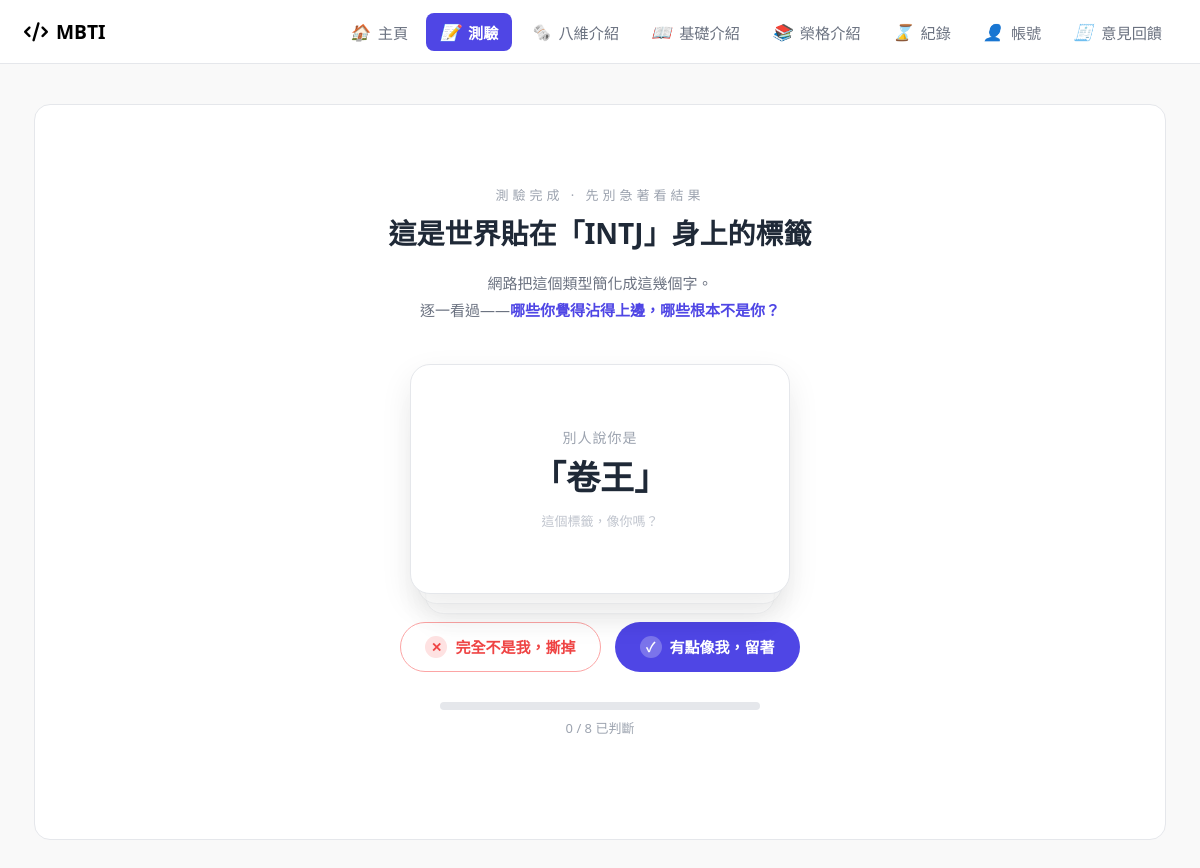
The page /assessment_result.php?assessment_id=6 (signed in) on the database its author committed.
### tables this page shows
CREATE TABLE `assessments` (
  `id` int(10) UNSIGNED NOT NULL,
  `user_id` varchar(32) NOT NULL,
  `ni_score` tinyint(3) UNSIGNED NOT NULL,
  `ne_score` tinyint(3) UNSIGNED NOT NULL,
  `si_score` tinyint(3) UNSIGNED NOT NULL,
  `se_score` tinyint(3) UNSIGNED NOT NULL,
  `ti_score` tinyint(3) UNSIGNED NOT NULL,
  `te_score` tinyint(3) UNSIGNED NOT NULL,
  `fi_score` tinyint(3) UNSIGNED NOT NULL,
  `fe_score` tinyint(3) UNSIGNED NOT NULL,
  `mbti_type` char(4) NOT NULL,
  `created_at` timestamp NOT NULL DEFAULT current_timestamp()
);

CREATE TABLE `stereotypes` (
  `id` int(10) UNSIGNED NOT NULL,
  `type_code` char(4) NOT NULL,
  `label` varchar(32) NOT NULL,
  `fn` char(2) NOT NULL,
  `truth` varchar(255) NOT NULL,
  `sort_order` tinyint(3) UNSIGNED NOT NULL
);

### assessment_result.php (called while the page is built, shortened)
<?php
require_once __DIR__ . '/includes/content_repo.php';
$assessment      = null;
if (!$assessment && !empty($_GET['assessment_id']) && is_logged_in()) {
    require_once __DIR__ . '/includes/db.php';
    $assessment = load_assessment_from_db($conn, current_user_id(), (int)$_GET['assessment_id']);
}
require __DIR__ . '/includes/header.php';
require __DIR__ . '/views/assessment_result.view.php';
require __DIR__ . '/includes/footer.php';
function load_assessment_from_db(mysqli $conn, string $user_id, int $assessment_id): ?array {
    $stmt = $conn->prepare(
        "SELECT id, ni_score, ne_score, si_score, se_score,
                ti_score, te_score, fi_score, fe_score,
                mbti_type, created_at
           FROM assessments
          WHERE id = ? AND user_id = ?
          LIMIT 1"
    );
    $stmt->bind_param("is", $assessment_id, $user_id);
    $stmt->execute();
    $row = $stmt->get_result()->fetch_assoc();
    $types = get_mbti_types();
    $key   = strtolower($row['mbti_type']);
    return [
        'id'         => (int)$row['id'],
        'scores'     => [
            'Ni' => (int)$row['ni_score'], 'Ne' => (int)$row['ne_score'],
            'Si' => (int)$row['si_score'], 'Se' => (int)$row['se_score'],
            'Ti' => (int)$row['ti_score'], 'Te' => (int)$row['te_score'],
            'Fi' => (int)$row['fi_score'], 'Fe' => (int)$row['fe_score'],
        ],
        'type'       => $row['mbti_type'],
        'stack'      => $types[$key]['functions'] ?? [],
        'desc'       => $types[$key]['desc'] ?? '',
        'created_at' => $row['created_at'],
    ];
}

### includes/content_repo.php (called while the page is built, shortened)
<?php
function get_mbti_types(): array {
    $conn = db_connect();
    $res = $conn->query(
        "SELECT code, functions, desc_text, detail_text, prev_code, next_code
           FROM mbti_types ORDER BY sort_order"
    );
    $cache = [];
    while ($row = $res->fetch_assoc()) {
        $cache[strtolower($row['code'])] = [
            'functions' => explode(',', $row['functions']),
            'desc'      => $row['desc_text'],
            'detail'    => $row['detail_text'],
            'prev'      => strtolower($row['prev_code']),
            'next'      => strtolower($row['next_code']),
        ];
    }
    return $cache;
}
function get_stereotypes(): array {
    $conn = db_connect();
    $res = $conn->query(
        "SELECT type_code, label, fn, truth
           FROM stereotypes ORDER BY type_code, sort_order"
    );
    $cache = [];
    while ($row = $res->fetch_assoc()) {
        $key = strtolower($row['type_code']);
        $cache[$key][] = [
            'label' => $row['label'],
            'fn'    => $row['fn'],
            'truth' => $row['truth'],
        ];
    }
    return $cache;
}

### includes/auth.php (called while the page is built, shortened)
<?php
function current_user_id(): ?string {
    return $_SESSION['user_id'] ?? null;
}

### views/assessment_result.view.php (the view, shortened to what this page needs)
<?php
$type   = $assessment['type'];
require_once __DIR__ . '/../includes/content_repo.php';
$all_stereotypes = get_stereotypes();
$stereotypes     = $all_stereotypes[strtolower($type)] ?? [];
?>
<div class="result-container">
    <?php if (!empty($stereotypes)): ?>
    <section class="teardown" id="teardown" data-total="<?= count($stereotypes) ?>">
        <div class="teardown-inner">
            <p class="teardown-eyebrow">測驗完成 · 先別急著看結果</p>
            <h1 class="teardown-title">這是世界貼在「<?= htmlspecialchars($type) ?>」身上的標籤</h1>
            <p class="teardown-sub">
                網路把這個類型簡化成這幾個字。<br>
                逐一看過——<strong>哪些你覺得沾得上邊，哪些根本不是你？</strong>
            </p>
            <div class="judge-deck" id="judgeDeck">
                <?php foreach ($stereotypes as $i => $s): ?>
                    <article class="judge-card" data-idx="<?= $i ?>"
                             data-label="<?= htmlspecialchars($s['label'], ENT_QUOTES) ?>"
                             data-fn="<?= htmlspecialchars($s['fn'], ENT_QUOTES) ?>"
                             data-truth="<?= htmlspecialchars($s['truth'], ENT_QUOTES) ?>">
                        <span class="judge-quote">別人說你是</span>
                        <span class="judge-label">「<?= htmlspecialchars($s['label']) ?>」</span>
                        <span class="judge-hint">這個標籤，像你嗎？</span>
                    </article>
                <?php endforeach; ?>
            </div>
            <div class="judge-actions" id="judgeActions">
                <button type="button" class="judge-btn judge-rip" id="judgeRip">
                    <span class="judge-btn-icon">✕</span> 完全不是我，撕掉
                </button>
                <button type="button" class="judge-btn judge-keep" id="judgeKeep">
                    <span class="judge-btn-icon">✓</span> 有點像我，留著
                </button>
            </div>
            <div class="teardown-progress">
                <div class="teardown-bar"><div class="teardown-bar-fill" id="teardownFill"></div></div>
                <p class="teardown-count"><span id="teardownDone">0</span> / <?= count($stereotypes) ?> 已判斷</p>
            </div>
        </div>
    </section>
    <?php endif; ?>
</div>

### assets/css/sidebarCSS.css (style rules this page uses)
* { margin: 0; padding: 0; box-sizing: border-box; font-family: 'Segoe UI', Tahoma, Geneva, Verdana, sans-serif; }
body { background-color: #f4f7f6; --topnav-height: 64px; }

### assets/css/chatCSS.css (style rules this page uses)
body { margin: 0; padding: 0; background-color: #f9f9f9; font-family: "Microsoft JhengHei", sans-serif; height: 100vh; overflow: hidden; }

### assets/css/assessment_resultCSS.css (style rules this page uses)
body { height: auto !important; overflow: auto !important; }
.teardown { min-height: calc(100vh - var(--topnav-height, 64px)); display: flex; align-items: center; justify-content: center; padding: 40px 20px; text-align: center; transition: opacity 0.6s ease, transform 0.6s ease; }
.teardown-inner { max-width: 720px; width: 100%; }
.teardown-eyebrow { margin: 0 0 10px; font-size: 13px; letter-spacing: 4px; color: #9ca3af; }
.teardown-title { margin: 0 0 16px; font-size: 28px; font-weight: 800; color: #1f2937; line-height: 1.4; }
.teardown-sub { margin: 0 0 40px; font-size: 15px; color: #6b7280; line-height: 1.8; }
.teardown-sub strong { color: #4f46e5; }
.judge-deck { position: relative; width: 100%; max-width: 380px; height: 230px; margin: 0 auto 28px; }
.judge-card { position: absolute; inset: 0; display: flex; flex-direction: column; align-items: center; justify-content: center; gap: 10px; padding: 28px 24px; background: #fff; border: 1px solid #e5e7eb; border-radius: 20px; box-shadow: 0 12px 32px rgba(0, 0, 0, 0.08); transition: transform 0.3s ease, opacity 0.3s ease; transform-origin: center bottom; }
.judge-quote { font-size: 14px; color: #9ca3af; letter-spacing: 1px; }
.judge-label { font-size: 34px; font-weight: 800; color: #1f2937; line-height: 1.2; }
.judge-hint { font-size: 13px; color: #c0c5ce; margin-top: 4px; }
.judge-actions { display: flex; justify-content: center; gap: 14px; margin-bottom: 30px; flex-wrap: wrap; }
.judge-btn { display: inline-flex; align-items: center; gap: 8px; padding: 13px 24px; border-radius: 999px; font-size: 15px; font-weight: 700; font-family: inherit; cursor: pointer; border: 1.5px solid transparent; transition: transform 0.15s ease, box-shadow 0.15s ease, background 0.15s ease; }
.judge-btn-icon { display: inline-flex; width: 22px; height: 22px; align-items: center; justify-content: center; border-radius: 50%; font-size: 13px; }
.judge-rip { background: #fff; color: #ef4444; border-color: #fca5a5; }
.judge-rip .judge-btn-icon { background: #fee2e2; }
.judge-keep { background: #4f46e5; color: #fff; }
.judge-keep .judge-btn-icon { background: rgba(255,255,255,0.25); }
.teardown-progress { margin-bottom: 22px; }
.teardown-bar { max-width: 320px; height: 8px; margin: 0 auto 8px; background: #e5e7eb; border-radius: 999px; overflow: hidden; }
.teardown-count { margin: 0; font-size: 13px; color: #9ca3af; }
.result-container { max-width: 1180px; margin: 40px auto 80px; padding: 0 24px; font-family: "Microsoft JhengHei", "PingFang TC", sans-serif; color: #2c2c2c; }
.result-container section { background: #fff; border: 1px solid #e5e7eb; border-radius: 16px; padding: 28px 24px; margin: 0; }

### rows shown on the page
assessments: mbti_type "INTJ", mbti_type "8"
stereotypes: label "卷王"
